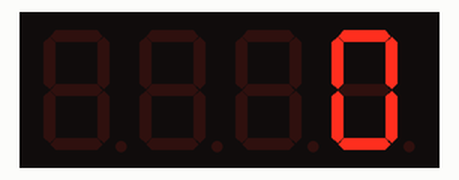
The sketch below on a simulated Arduino Uno, built with avr-gcc and run on an emulated ATmega328P. On the bench: 4-digit seven-segment display.

Above: at 0.1 s.
At 4.2 s:
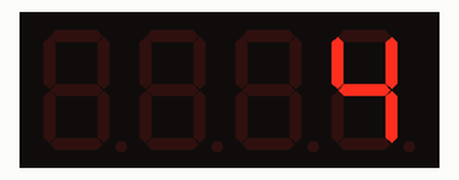
At 9.3 s:
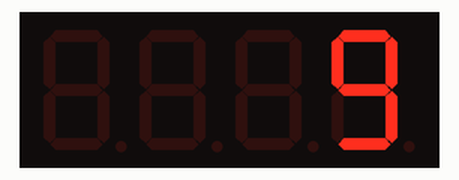
At 19.5 s:
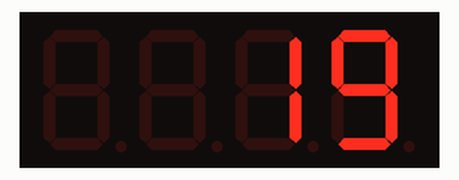
At 28.7 s:
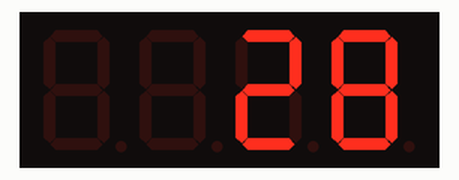
At 38.9 s:
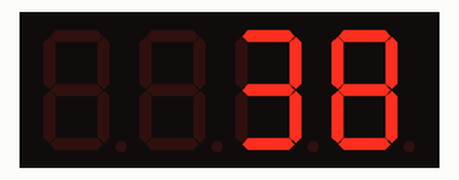

Measured:
- what the display in image 1 shows lasts 1.0 s, from 4.1 s to 5.1 s

The sketch:

contador_display.ino
```cpp
#include <TM1637Display.h>

// Definição dos pinos de conexão
const int CLK = 2;
const int DIO = 3;

// Inicializa o objeto do display
TM1637Display display(CLK, DIO);

void setup() {
  display.setBrightness(0x0f); // Ajusta o brilho para o máximo (0 a 15 ou 0x0f)
  display.clear();             // Limpa o display
}

void loop() {
  // Loop de 0 a 9999
  for (int i = 0; i <= 9999; i++) {
    // showNumberDec(número, zeros_à_esquerda, comprimento, posição)
    display.showNumberDec(i, false);

    delay(1000); // Velocidade do contador (100ms)
  }

  delay(2000); // Pausa antes de reiniciar
}
```
